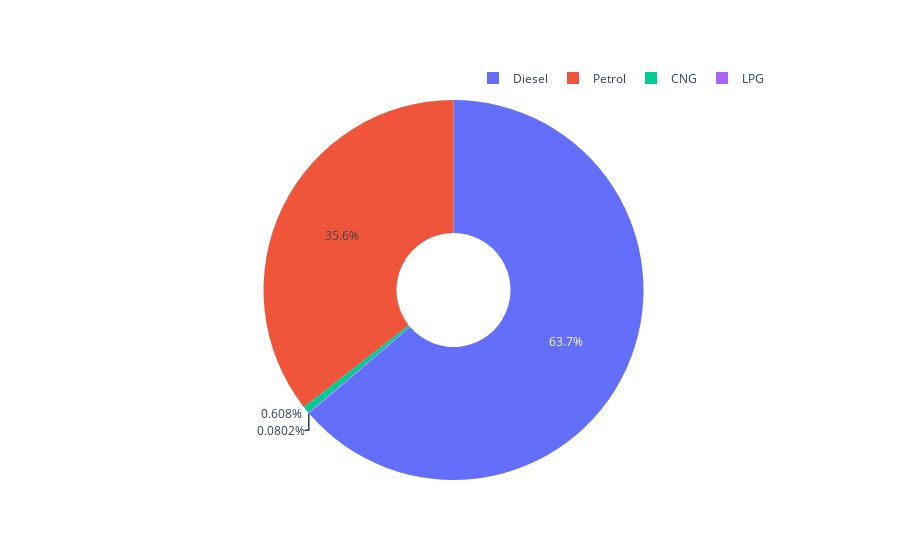

The notebook cell saved with this chart:
### Code cell
import plotly.graph_objects as go
fig = go.Figure(data=[go.Pie(labels=data['Fuel_Type'], values=data['Price'], hole=.3)])
fig.update_layout(legend=dict(orientation="h", yanchor="bottom",y=1.02,xanchor="right",x=1))
fig.show()

### Figure 1 — Plotly figure (JSON) as saved in the notebook; plotly's stock layout.template omitted (floating-point values rounded to 4 significant figures; data arrays with more than 128 entries replaced by an {"elided": "..."} marker saying what was removed)
{"data": [{"hole": 0.3, "labels": {"elided": "5975 str values"}, "type": "pie", "values": {"elided": "5975 float values"}}], "layout": {"legend": {"orientation": "h", "x": 1, "xanchor": "right", "y": 1.02, "yanchor": "bottom"}}}
